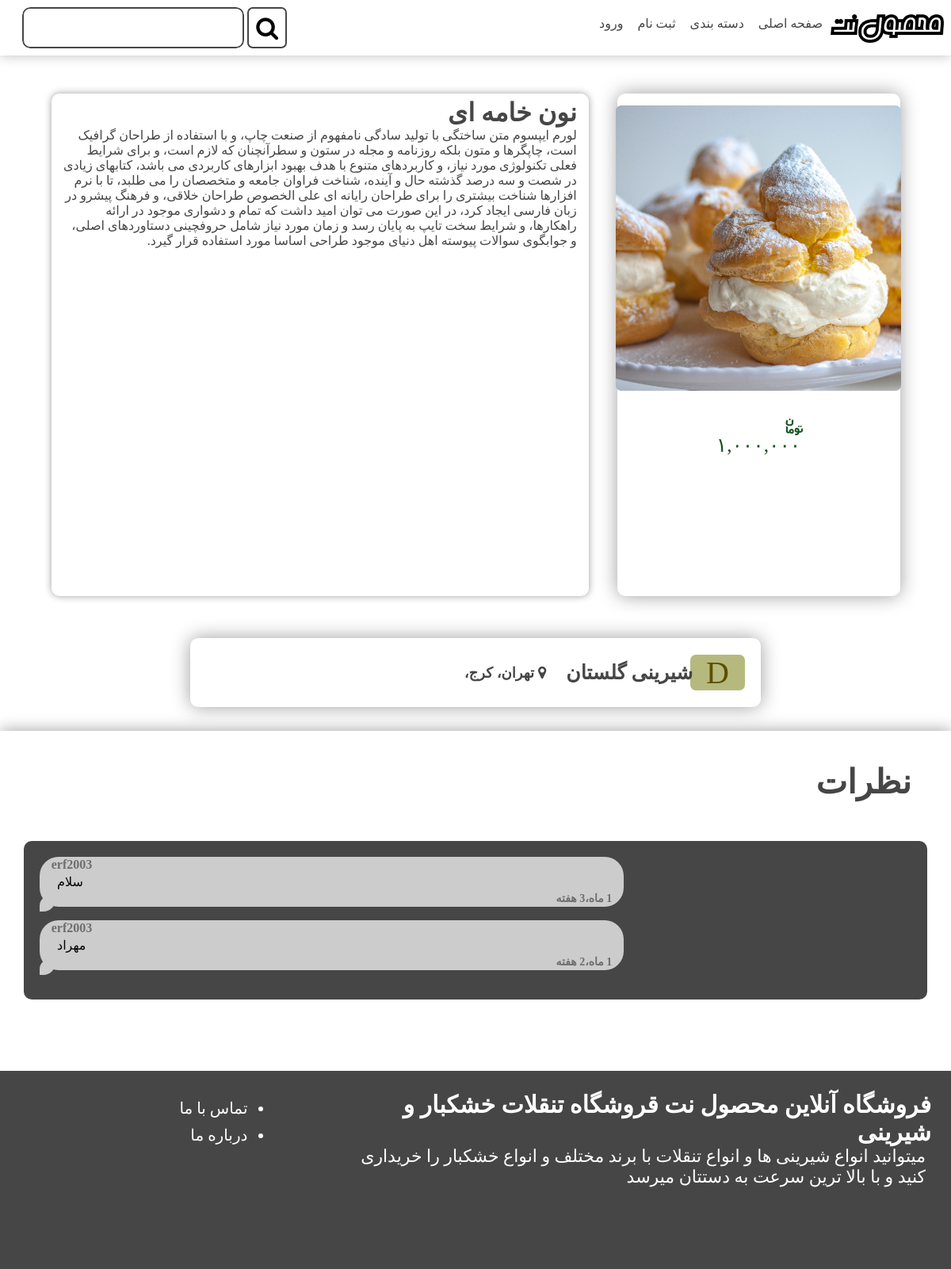
The page /product/view/نون-خامه-ای-گلستان/ on the database its author committed.
### products/models.py (models this page shows, shortened)
class Products(models.Model):
    name = models.CharField(max_length=50, verbose_name="نام محصول")
    slug = models.SlugField(unique=True, allow_unicode=True, verbose_name="اسلاگ")
    shop = models.ForeignKey(Shops, related_name="products", on_delete=models.CASCADE, null=True, verbose_name="فروشگاه")
    price = models.SmallIntegerField(verbose_name="قیمت محصول")
    img = models.ImageField(upload_to='images/', null=True, verbose_name="تصویر محصول")
    category = models.ForeignKey(Categories,on_delete=models.SET_NULL, null=True, verbose_name="دسته بندی")
    description = models.TextField(default="Desc", verbose_name="توضیحات")
    has_weight = models.BooleanField(verbose_name="وزن ملاک است؟؟")
    weight = models.SmallIntegerField(null=True, blank=True, verbose_name="وزن")
    created_at = models.DateTimeField(auto_now_add=True)
    updated_at = models.DateTimeField(auto_now=True)
    is_active = models.BooleanField(default=True, verbose_name="نمایش داده شود؟؟")
    class Meta:
        verbose_name_plural = "محصولات"
        verbose_name = "محصول"
        ordering = ("created_at",)
    objects = ProductsManager()

class Shops(models.Model):
    ranks = (
        ("a", "A"),
        ("b", "B"),
        ("c", "C"),
        ("d", "D"),
        ("e", "E"),
        ("f", "F"),
        ("o", "Out of range")
    )
    name = models.CharField(max_length=40, blank=True, null=True, verbose_name="نام فروشگاه")
    seller = models.OneToOneField(User, on_delete=models.CASCADE,related_name="shop", null=True, default=None, verbose_name="فروشنده")
    rank_shop = models.CharField(choices=ranks, default="o", max_length=1, verbose_name="جایگاه فروشگاه")
    city = models.ManyToManyField(Cities, related_name="shops", verbose_name="شهر")
    description = models.TextField(default="Desc", verbose_name="توضیحات")
    is_active = models.BooleanField(default=True, verbose_name="نمایش داده شود؟؟")
    img = models.ImageField(upload_to='images_shop/', null=True, verbose_name="تصویر محصول")
    created_at = models.DateTimeField(auto_now_add=True)
    updated_at = models.DateTimeField(auto_now=True)
    class Meta:
        verbose_name_plural = "فروشگاه ها"
        verbose_name = "فروشگاه"
        ordering = ("created_at",)
    objects = ShopsManager()

class Cities(models.Model):
    name = models.CharField(max_length=40, blank=True, null=True, verbose_name="نام شهر")
    position = models.IntegerField(verbose_name="جایگاه شهر")
    created_at = models.DateTimeField(auto_now_add=True)
    updated_at = models.DateTimeField(auto_now=True)
    class Meta:
        verbose_name_plural = "شهر ها"
        verbose_name = "شهر"
        ordering = ("position",)

class Comments(models.Model):
    text_message =models.TextField(verbose_name="متن نظر")
    user = models.ForeignKey(User, on_delete=models.SET_NULL, null=True, verbose_name="کاربر")
    product = models.ForeignKey(Products, on_delete=models.CASCADE, verbose_name="محصول", related_name="comments")
    created_at = models.DateTimeField(auto_now_add=True)
    class Meta:
        verbose_name_plural = "نظرات"
        verbose_name = "نظر"
        ordering = ("created_at",)

### accounts/models.py (models this page shows)
class User(AbstractUser):
    is_seller = models.BooleanField(default=False, verbose_name="فروشنده")
    is_near_seller = models.BooleanField(default=False, verbose_name="آماده برای فروشندگی")

### accounts/paginator.py (called while the page is built)
def get_list_to_ten():
    return [num for num in range(1,11)]

### accounts/templatetags/to_persian_number.py (called while the page is built)
@register.filter
def to_persian(value):
    persian_nums = ["۰","۱","۲","۳","۴","۵","۶","۷","۸","۹"]
    overall_numbers = ""
    value = str(value)
    for val in value:
        type_number = int(val)
        new_number = persian_nums[type_number]
        overall_numbers += new_number
    return overall_numbers

@register.filter
def to_persian_price(value):
    to_per = to_persian(value)
    list_nums = [i for i in str(to_per)]
    length = -abs(len(list_nums))
    f = 0
    for j in range(-3, length, -3):
        list_nums.insert(j-f, ",")
        f+=1
    nums = "".join(list_nums)
    return nums

### products/models.py (called while the page is built)
    def published(self):
        return self.filter(is_active=True)

### products/views.py (called while the page is built)
    def get_object(self):
        slug = self.kwargs.get("slug")
        self.product = get_object_or_404(Products.objects.published(), slug=slug)
        return self.product

    def get_context_data(self, *, object_list=None, **kwargs):
        context = super().get_context_data(**kwargs)
        context.update({"comments": Comments.objects.filter(product=self.product).order_by("created_at"),
                        "list_one_to_ten": get_list_to_ten()
                        })
        return context

### products/templates/products/product_read.html (shortened to what this page needs)
{% load static %}
{% load to_persian_number %}
<!doctype html>
<html lang="fa" dir="rtl">
<head>
    <link rel="stylesheet" href="https://cdnjs.cloudflare.com/ajax/libs/font-awesome/4.7.0/css/font-awesome.min.css">
    <link rel="stylesheet" href="{% static "fonts/sahel-font-v3.4.0/sahel-fonts.css" %}">
    <link rel="stylesheet" href="{% static "fonts/rank-font/rank-font.css" %}">
    <link rel="stylesheet" href="{% static "products/styles/product_read.css" %}">
            {% include "inc/main_site/navbar_footer_link.html" %}
</head>
<body>
       {% include "inc/main_site/navbar.html" %}
    <div class="product-view">
        <div class="product-view-detail">
            <div class="product-view-detail-photo">
                <div class="product-view-detail-photo-image">
                    <img src="{{ product.img.url }}" alt="IMAGE_PRODUCT">
                    <div class="product-view-detail-photo-price">
                        <p class="product-view-detail-price"><span class="price-toman-label"> </span> {{ product.price|to_persian_price }}</p>
                    </div>
                </div>
            </div>
            <div class="product-view-detail-description">
                <h1>{{ product.name }}</h1>
                <p>{{ product.description }}</p>
            </div>
        </div>
    </div>
    <div class="shop-view">
        <p class="shop-rank">
            {% if product.shop.rank_shop == "a" %}
                <span class="shop-position a-rank">A</span>
            {% elif product.shop.rank_shop == "b" %}
                <span class="shop-position b-rank">B</span>
            {% elif product.shop.rank_shop == "c" %}
                <span class="shop-position c-rank">C</span>
            {% elif product.shop.rank_shop == "d" %}
                <span class="shop-position d-rank">D</span>
            {% elif product.shop.rank_shop == "e" %}
                <span class="shop-position e-rank">E</span>
            {% elif product.shop.rank_shop == "f" %}
                <span class="shop-position f-rank">F</span>
            {% else %}
                <span class="shop-position o-rank">O</span>
            {% endif %}
        </p>
        <h3 class="shop-name"><a href="{% url 'products:detail_shop' id=product.shop.id %}">{{ product.shop.name }}</a></h3>
        <p class="shop-loacation">
            <i class="fa fa-map-marker"></i>
            {% for city in product.shop.city.all %}
                <a href="{% url "city_category" id=city.id %}"><span>{{ city.name }}،</span></a>
            {% endfor %}
        </p>
    </div>
    <div class="comment-view">
        <h2 class="comment-view-title">نظرات</h2>
        {% if comments %}
            <div class="comment-view-messages">
                {% for comment in comments %}
                <div class="comment-message {% if comment.user == request.user %}green{% else %}white{% endif %}">
                    <div class="comment-message-username">{{ comment.user }}</div>
                    <span class="comment-message-text">{{ comment.text_message }} </span>
                    <span class="comment-message-datetime" style="direction: rtl">{{ comment.created_at|timesince }}</span>
                </div>
                {% endfor %}
            </div>
        {% endif %}
    </div>
    {% include 'index/footer.html' %}
</body>
</html>

### static/products/styles/product_read.css (style rules this page uses)
* { padding: 0; margin: 0; box-sizing: border-box; }
body { font-family: Sahel; background-color: white; }
a { font-family: Sahel; text-decoration: none; color: #464646; }
.product-view { padding: 5px; width: 100%; }
.product-view-detail { width: 100%; height: 90vh; display: flex; justify-content: space-between; align-items: center; }
.product-view-detail-photo { display: flex; flex-direction: column; width: 30%; height: 88%; background: #ffffff; justify-content: center; align-items: center; margin-right: 5%; border-radius: 10px; box-shadow: 0 0 23px #9d9d9d; }
.product-view-detail-photo-image { display: flex; flex-direction: column; width: 100%; height: 100%; align-items: center; padding: 15px; }
.product-view-detail-photo-image img { width: 360px; height: 360px; object-fit: cover; object-position: center; border-radius: 7px; }
.product-view-detail-photo-price { display: flex; width: 100%; justify-content: space-around; align-items: center; flex-direction: column; height: 120px; }
.product-view-detail-price { font-size: 25px; color: #175322; }
.product-view-detail-description { width: 57%; height: 88%; background: #fff; box-shadow: 0 0 10px #9d9d9d; border-radius: 10px; margin-left: 5%; padding: 5px 15px; color: #464646; }
.shop-view { color: #464646; background-color: white; width: 60%; margin: 5px auto 30px auto; display: flex; padding: 20px; box-shadow: 0 0 25px #9d9d9d; border-radius: 10px; align-items: center; justify-content: flex-start; gap: 25px; transition: 700ms all; }
.shop-rank { width: 6%; }
.shop-position { font-family: RankFont; padding: 0 20px; border-radius: 7px; text-align: center; font-size: 40px; }
.shop-position.d-rank { background-color: #b5b97e; color: #5d4e00; }
.shop-name { font-size: 25px; }
.shop-loacation { font-weight: bold; font-size: 18px; display: flex; gap: 5px; align-items: center; height: 100%; }
.comment-view { padding: 40px 0; background-color: #ffffff; box-shadow: 0 0 19px #9d9d9d; width: 100%; }
.comment-view-title { font-size: 42px; margin-right: 50px; color: #464646; }
.comment-view-messages { width: 95%; margin: 50px auto; background-color: #464646; padding: 20px; border-radius: 10px; display: flex; flex-direction: column; flex-wrap: wrap; }
.comment-message { margin-bottom: 17px; }
.comment-message.white { width: 67%; flex-basis: 67%; background-color: #cccccc; padding: 22px; border-radius: 24px; position: relative; direction: ltr; align-self: end; z-index: 1; }
.comment-message.white::after { content: ''; position: absolute; top: 77%; left: 0%; background-color: #cccccc; width: 20px; height: 20px; border-radius: 45px 17px 54px 0; z-index: -1; }
.comment-message.white .comment-message-username { font-weight: 600; position: absolute; left: 2%; top: 2%; color: #6e6e6e; }
.comment-message.white .comment-message-text { width: 60%; }
.comment-message.white .comment-message-datetime { position: absolute; right: 2%; top: 70%; font-size: 14px; color: #6e6e6e; font-weight: 600; }

### static/index/styles/navbar-footer.css (style rules this page uses)
* { padding: 0; margin: 0; box-sizing: border-box; }
body { font-family: Sahel; background-color: #ffffff; }
a { font-family: Sahel; text-decoration: none; color: #464646; cursor: pointer; }

### rows shown on the page
Products: img (picture), price|to_persian_price "۱,۰۰۰,۰۰۰", name "نون خامه ای", description "لورم ایپسوم متن ساختگی با تولید سادگی نامفهوم از صنعت چاپ، و با استفاده از طراحان گرافیک است، چاپگرها و متون بلکه روزنامه و مجله در ستون و سطرآنچنان که لازم است، و برای شرایط فعلی تکنولوژی مورد نیاز، و کاربردهای متنوع با هدف بهبود ابزارهای کاربردی می باشد، کتابهای زیادی در شصت و سه درصد گذشته حال و آینده، شناخت فراوان جامعه و متخصصان را می طلبد، تا با نرم افزارها شناخت بیشتری را برای طراحان رایانه ای علی الخصوص طراحان خلاقی، و فرهنگ پیشرو در زبان فارسی ایجاد کرد، در این صورت می توان امید داشت که تمام و دشواری موجود در ارائه راهکارها، و شرایط سخت تایپ به پایان رسد و زمان مورد نیاز شامل حروفچینی دستاوردهای اصلی، و جوابگوی سوالات پیوسته اهل دنیای موجود طراحی اساسا مورد استفاده قرار گیرد.", shop.name "شیرینی گلستان"
Cities: name "تهران"
Cities: name "کرج"
Comments: user "erf2003", text_message "سلام", created_at "1 ماه،3 هفته"
Comments: user "erf2003", text_message "مهراد", created_at "1 ماه،2 هفته"
